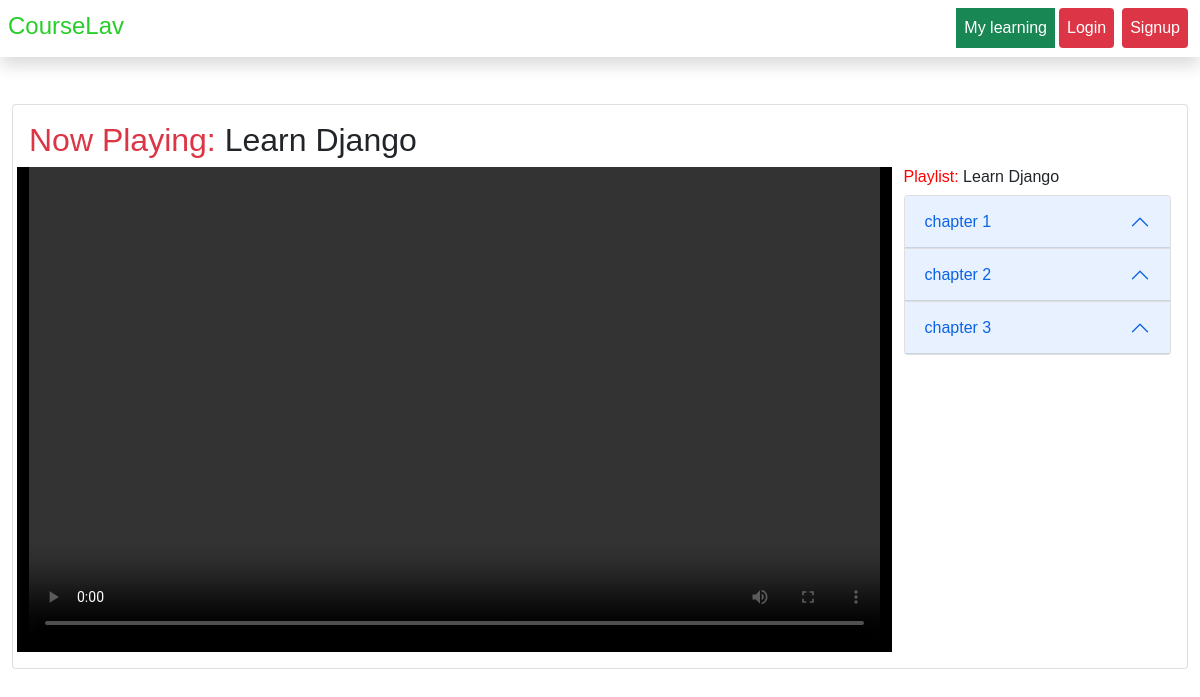
The app's page /courseview/learn_django with its own data.
### Usellshop/models.py (models this page shows, shortened)
class Course(models.Model):
    title=models.CharField(max_length=120,blank=False,null=False)
    slug=models.SlugField(unique=True)
    desc=models.CharField(max_length=200)
    price = models.IntegerField(blank=False,null=False)
    discount = models.IntegerField(blank=False,null=False , default = 0)
    thumbnail = models.ImageField(upload_to = "thumb",blank=False,null=False)
    date=models.DateTimeField(auto_now_add=True)
    length=models.PositiveIntegerField(blank=False,null=False)
    Active=models.BooleanField(default=False)
    def __str__(self):
        return self.title

class Module(models.Model):
    title=models.CharField(max_length=120,blank=False,null=False,unique=True)
    course=models.ForeignKey(Course,on_delete=models.CASCADE)

### Usellshop/views.py (the view)
# urls.py: path('courseview/<str:slug>',views.CourseView,name="courseview"),
def CourseView(request , slug):
    serial_number  = request.GET.get('lecture')
    lecture=serial_number
    course = Course.objects.get(slug  = slug)
    videos = course.video_set.all().order_by("serial")
    allmodule=videos.values('module__title').distinct().order_by('module__title')
    modules={}
    for module in allmodule:
        spmodule=module['module__title']
        undermodule=videos.filter(module__title=spmodule)
        modules[spmodule]=undermodule
    serve_video=None
    access=None
    if serial_number is None:
        serial_number = 1
    video = Video.objects.get(serial=serial_number , course = course)
    try:
        exists=UserCourse.objects.get(user=request.user,course=course)
        if exists:
            serve_video=Video.objects.get(serial=serial_number , course = course)
            access=True
    except:
        if not video.is_preview:
            if not request.user.is_authenticated:
                if serial_number==1:
                    redirects= f'/login?next=/courseview/{slug}'
                else:
                    redirects= f'/login?next=/courseview/{slug}?lecture={serial_number}'
                return HttpResponseRedirect(redirects)
        else:
            serve_video=Video.objects.get(serial=serial_number , course = course,is_preview=True)
    context = {
        "course" : course ,
        "modules" : modules,
        'video':serve_video,
        'access':access,
        'slug':slug,
        'lecture':lecture
    }
    return  render(request , template_name="course/courseview.html" , context=context )

### templates/course/courseview.html (shortened to what this page needs)
{% extends 'course/base.html' %}
{% load static %}
{% block assets %}
<link rel="stylesheet" href="{% static 'courses/css/scrollbar.css'%}">
{% endblock %}
{% block content %}
<div class="container-fluid">
    <div>
        <br>
        <div class="card p-3">
        <h2> <span class="text-danger">Now Playing: </span> {{course}} {% if lecture %}- lecture: {{lecture}} {% endif %}</h2>
            <div class="row">
                <div class="col-md" style="background-color: black;color:whitesmoke">
                    <div class="mx-auto">
                        {% if video.video.url %}
                        <video id="player" class="mx-auto" width="100%" height="315" controls autoplay>
                            <source src="{{video.video.url}}" type="video/mp4" > </source>
                          </video>
                        {% endif %}
                    </div>
                </div>
                <div class="col-md-3">
                 <h6> <span style="color:red;">Playlist:</span>  {{course}}</h6>
                    <div class="accordion" id="accordionExample">
                        {% for module,videos in modules.items  %}
                        <div class="accordion-item">
                          <h2 class="accordion-header" id="headingOne">
                            <button class="accordion-button" type="button" data-bs-toggle="collapse" data-bs-target="#collapse{{forloop.counter}}" aria-expanded="true" aria-controls="collapse{{forloop.counter}}">
                            {{module}}
                            </button>
                          </h2>
                        </div>
                        {% endfor %}
                      </div>
                </div>
            </div>
        </div>
       <br>
        <br>
        <br>
    </div>
</div>
{% endblock %}

### static/courses/css/nav.css (style rules this page uses)
body { font-family: 'Trebuchet MS', 'Lucida Sans Unicode', 'Lucida Grande', 'Lucida Sans', Arial, sans-serif; }

### records on screen
Course: title "Learn Django"
Module: title "chapter 1"
Module: title "chapter 2"
Module: title "chapter 3"
